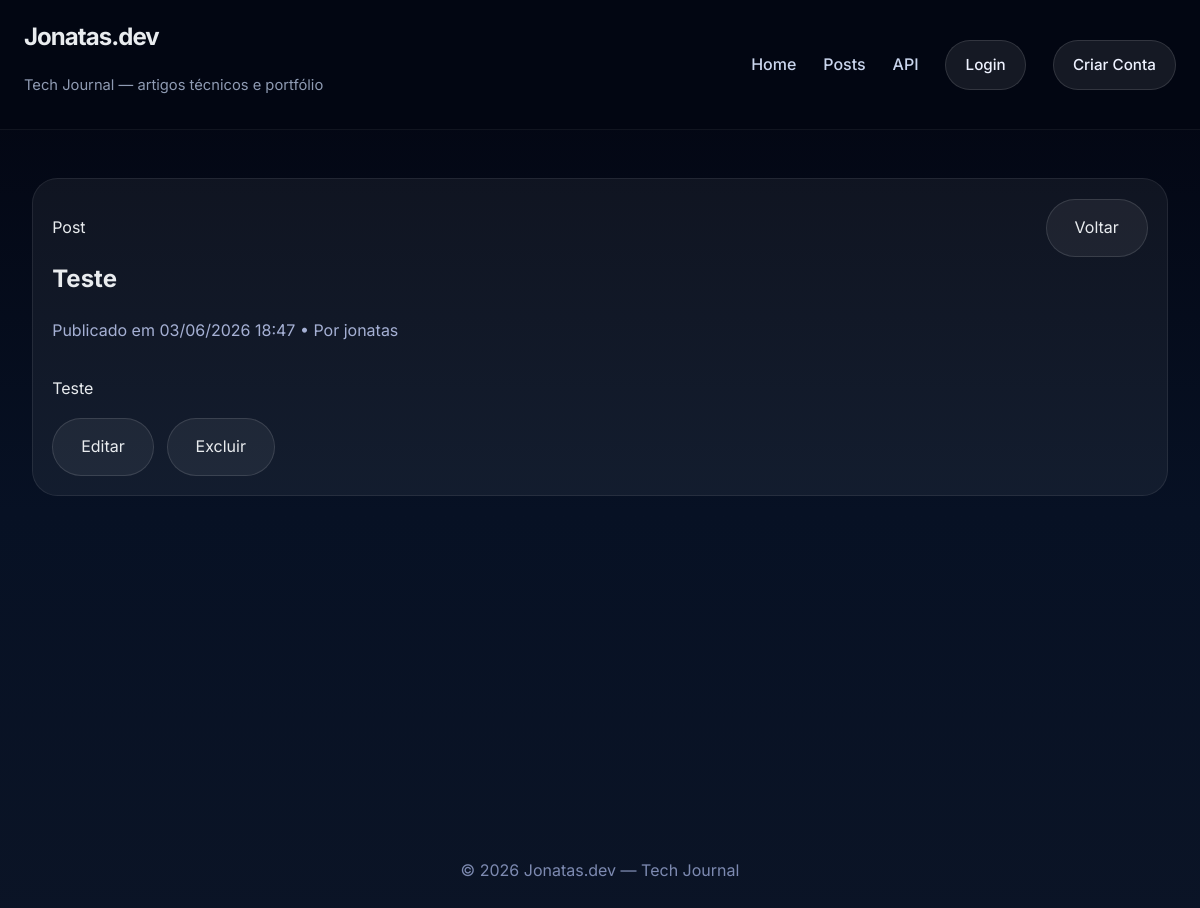
Page /blog/posts/2/ on the committed database.
### blog/models.py (models this page shows, shortened)
class Post(models.Model):
    title = models.CharField(max_length=200)
    content = models.TextField()
    author = models.ForeignKey(User, on_delete=models.CASCADE)
    category = models.ForeignKey(Category, on_delete=models.SET_NULL, null=True, blank=True)
    tags = models.ManyToManyField(Tag, blank=True)
    created_at = models.DateTimeField(auto_now_add=True)
    updated_at = models.DateTimeField(auto_now=True)

### blog/views.py (the view)
# urls.py: path('posts/<int:post_id>/', views.post_detail, name='post_detail'),
def post_detail(request, post_id):
    post = get_object_or_404(Post, pk=post_id)
    return render(request, "blog/post_detail.html", {"post": post})

### blog/templates/blog/post_detail.html (shortened to what this page needs)
{% extends "core/base.html" %}
{% load static %}
{% block content %}
<article class="post-card post-detail-card">
    <div class="post-card-header detail-header">
        <div>
            <p class="eyebrow">Post</p>
            <h1>{{ post.title }}</h1>
            <p class="post-meta">Publicado em {{ post.created_at|date:"d/m/Y H:i" }} • Por {{ post.author.username }}</p>
        </div>
        <div class="action-group">
            <a href="{% url 'post_list' %}" class="btn-secondary">Voltar</a>
        </div>
    </div>
    <div class="post-body">
        {{ post.content|linebreaks }}
    </div>
    <div class="actions action-pill-row">
        <a href="{% url 'post_update' post.id %}" class="btn-secondary">Editar</a>
        <a href="{% url 'post_delete' post.id %}" class="btn-secondary">Excluir</a>
    </div>
</article>
{% endblock %}

### static/css/style.css (style rules this page uses)
* { box-sizing: border-box; }
html { scroll-behavior: smooth; }
body { margin: 0; font-family: 'Inter', system-ui, -apple-system, BlinkMacSystemFont, 'Segoe UI', sans-serif; color: #e9ecef; background: linear-gradient(180deg, #02040f 0%, #071124 55%, #0b1426 100%); line-height: 1.6; }
a { color: inherit; text-decoration: none; }
button, .btn-primary, .btn-secondary { font-family: inherit; }
.btn-primary, .btn-secondary, button { display: inline-flex; align-items: center; justify-content: center; border-radius: 999px; padding: 0.95rem 1.75rem; border: 1px solid transparent; transition: transform 160ms ease, box-shadow 160ms ease, background-color 160ms ease; }
.btn-secondary { background: rgba(255, 255, 255, 0.06); color: #e9ecef; border-color: rgba(255, 255, 255, 0.12); }
.post-card { background: rgba(255, 255, 255, 0.05); border: 1px solid rgba(255, 255, 255, 0.08); border-radius: 1.6rem; padding: 1.2rem; transition: transform 180ms ease, border-color 180ms ease, background-color 180ms ease; }
.post-card-header { display: flex; justify-content: space-between; align-items: flex-start; gap: 1rem; margin-bottom: 0.6rem; }
.post-meta, .preview { color: #a5b0d4; }
.action-pill-row { display: flex; flex-wrap: wrap; gap: 0.8rem; }

### rows in the picture
Post: title "Teste", created_at "03/06/2026 18:47", author.username "jonatas", content "Teste"
